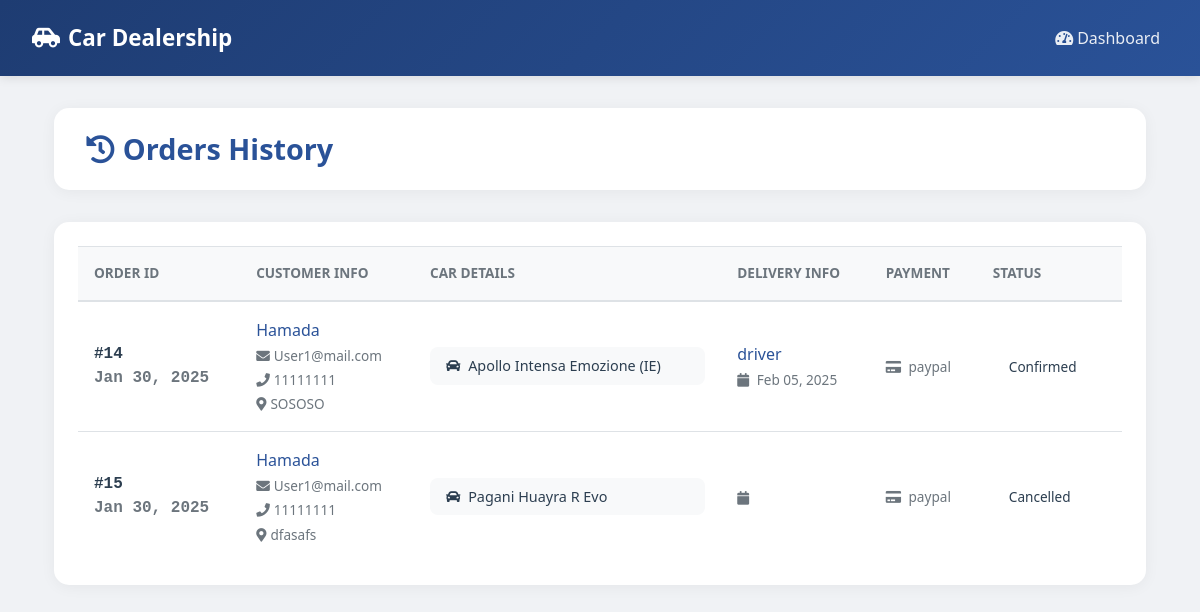
The app's page /orders_history/ with its own data.
### myproject/models.py (models this page shows, shortened)
class Order(models.Model):
    STATUS_CHOICES = [
        ('pending', 'Pending'),
        ('processing', 'Processing'),
        ('shipped', 'Shipped'),
        ('delivered', 'Delivered'),
    ]
    customer = models.ForeignKey(Customer, on_delete=models.CASCADE)
    car = models.ForeignKey(Car, on_delete=models.CASCADE)
    staff = models.ForeignKey(Staff, on_delete=models.SET_NULL, null=True, blank=True)
    driver = models.ForeignKey(Driver, on_delete=models.SET_NULL, null=True, blank=True)
    order_date = models.DateTimeField(auto_now_add=True)
    delivery_date = models.DateTimeField(null=True, blank=True)
    status = models.CharField(max_length=50, choices=STATUS_CHOICES, default='pending')
    address = models.CharField(max_length=255)
    payment_method = models.CharField(max_length=50)
    _observers = []

class Customer(models.Model):
    user = models.OneToOneField(User, on_delete=models.CASCADE, primary_key=True)
    full_name = models.CharField(max_length=100, default="Unknown")
    phone_number = models.CharField(max_length=15, default="")

class User(AbstractBaseUser):
    ROLE_CHOICES = [
        ("admin", "Admin"),
        ("staff", "Dealership Staff"),
        ("driver", "Delivery Driver"),
        ("customer", "Customer"),
    ]
    email = models.EmailField(unique=True)
    role = models.CharField(max_length=20, choices=ROLE_CHOICES)
    is_active = models.BooleanField(default=True)
    is_staff = models.BooleanField(default=False)
    objects = UserManager()
    USERNAME_FIELD = "email"
    REQUIRED_FIELDS = ["role"]

class Car(models.Model):
    CATEGORY_CHOICES = [
        ("american", "American"),
        ("german", "German"),
        ("japanese", "Japanese"),
        ("italian", "Italian"),
    ]
    make = models.CharField(max_length=100)
    model = models.CharField(max_length=100)
    category = models.CharField(max_length=20, choices=CATEGORY_CHOICES)
    description = models.TextField(blank=True, null=True)
    price = models.DecimalField(max_digits=10, decimal_places=2)
    stock = models.PositiveIntegerField(default=0)
    type = models.CharField(max_length=50, default="sedan")
    transmission = models.CharField(max_length=50, default="automatic")
    gas = models.CharField(max_length=50, default="50")
    power = models.CharField(max_length=50, default="0")
    year = models.CharField(max_length=4, default="2020")

class Driver(models.Model):
    user = models.OneToOneField(User, on_delete=models.CASCADE, primary_key=True)
    full_name = models.CharField(max_length=100, default="Unknown")
    phone_number = models.CharField(max_length=15, default="")
    license_number = models.CharField(max_length=50)

### myproject/views.py (the view)
# urls.py: path('orders_history/', views.orders_history, name='orders_history'),
def orders_history(request):
    completed_orders = Order.objects.exclude(status='pending')
    return render(request, 'orders_history.html', {
        'completed_orders': completed_orders,
    })

### myproject/templates/orders_history.html (shortened to what this page needs)
<!DOCTYPE html>
{% load static %}
<html lang="en">
<head>
    <link href="https://stackpath.bootstrapcdn.com/bootstrap/4.5.2/css/bootstrap.min.css" rel="stylesheet">
    <link href="https://cdnjs.cloudflare.com/ajax/libs/font-awesome/5.15.4/css/all.min.css" rel="stylesheet">
</head>
<body>
    <nav class="navbar navbar-expand-lg">
        <a class="navbar-brand" href="#">
            <i class="fas fa-car-side mr-2"></i>Car Dealership
        </a>
        <div class="collapse navbar-collapse" id="navbarNav">
            <ul class="navbar-nav ml-auto">
                <li class="nav-item">
                    <a class="nav-link" href="{% url 'staff_dashboard' %}">
                        <i class="fas fa-tachometer-alt mr-1"></i>Dashboard
                    </a>
                </li>
            </ul>
        </div>
    </nav>
    <div class="container">
        <div class="page-header">
            <h2><i class="fas fa-history mr-2"></i>Orders History</h2>
        </div>
        <div class="table-container">
            <div class="table-responsive">
                <table class="table">
                    <thead>
                        <tr>
                            <th>Order ID</th>
                            <th>Customer Info</th>
                            <th>Car Details</th>
                            <th>Delivery Info</th>
                            <th>Payment</th>
                            <th>Status</th>
                        </tr>
                    </thead>
                    <tbody>
                        {% for order in completed_orders %}
                        <tr>
                            <td data-label="Order ID" class="order-id">
                                #{{ order.id }}
                                <div class="date-cell">{{ order.order_date|date:"M d, Y" }}</div>
                            </td>
                            <td data-label="Customer Info">
                                <div class="customer-info">
                                    <span class="customer-name">{{ order.customer.full_name }}</span>
                                    <span class="customer-detail">
                                        <i class="fas fa-envelope mr-1"></i>{{ order.customer.user.email }}
                                    </span>
                                    <span class="customer-detail">
                                        <i class="fas fa-phone mr-1"></i>{{ order.customer.phone_number }}
                                    </span>
                                    <span class="customer-detail">
                                        <i class="fas fa-map-marker-alt mr-1"></i>{{ order.address }}
                                    </span>
                                </div>
                            </td>
                            <td data-label="Car Details">
                                <div class="car-details">
                                    <i class="fas fa-car mr-1"></i>
                                    {{ order.car.make }} {{ order.car.model }}
                                </div>
                            </td>
                            <td data-label="Delivery Info">
                                <div class="customer-info">
                                    <span class="customer-name">{{ order.driver.full_name }}</span>
                                    <span class="customer-detail">
                                        <i class="fas fa-calendar mr-1"></i>
                                        {{ order.delivery_date|date:"M d, Y" }}
                                    </span>
                                </div>
                            </td>
                            <td data-label="Payment">
                                <span class="customer-detail">
                                    <i class="fas fa-credit-card mr-1"></i>
                                    {{ order.payment_method }}
                                </span>
                            </td>
                            <td data-label="Status">
                                <span class="status-badge status-{{ order.status|lower }}">
                                    {{ order.status }}
                                </span>
                            </td>
                        </tr>
                        {% endfor %}
                    </tbody>
                </table>
            </div>
        </div>
    </div>
</body>
</html>

### myproject/templates/orders_history.html (style rules this page uses)
:root { --primary-color: #2a5298; --secondary-color: #1e3c72; --accent-color: #f0f2f5; --text-primary: #2c3e50; --text-secondary: #6c757d; }
body { background-color: var(--accent-color); font-family: 'Segoe UI', Tahoma, Geneva, Verdana, sans-serif; color: var(--text-primary); }
.navbar { background: linear-gradient(135deg, var(--secondary-color) 0%, var(--primary-color) 100%); padding: 1rem 2rem; box-shadow: 0 2px 10px rgba(0,0,0,0.1); }
.navbar-brand { font-weight: 600; font-size: 1.4rem; color: white !important; }
.nav-link { color: rgba(255,255,255,0.9) !important; font-weight: 500; transition: all 0.3s ease; }
.container { margin-top: 2rem; padding: 0 1.5rem; }
.page-header { background: white; padding: 1.5rem 2rem; border-radius: 15px; box-shadow: 0 2px 15px rgba(0,0,0,0.05); margin-bottom: 2rem; display: flex; justify-content: space-between; align-items: center; }
.page-header h2 { margin: 0; color: var(--primary-color); font-weight: 600; font-size: 1.8rem; }
.table-container { background: white; padding: 1.5rem; border-radius: 15px; box-shadow: 0 2px 15px rgba(0,0,0,0.05); }
.table { margin-bottom: 0; }
.table thead th { background-color: #f8f9fa; border-bottom: 2px solid #dee2e6; color: var(--text-secondary); font-weight: 600; text-transform: uppercase; font-size: 0.85rem; padding: 1rem; }
.table td { padding: 1rem; vertical-align: middle; color: var(--text-primary); }
.table tbody tr { transition: all 0.3s ease; }
.status-badge { padding: 0.5rem 1rem; border-radius: 50px; font-weight: 500; font-size: 0.85rem; text-transform: capitalize; }
.order-id { font-family: monospace; font-weight: 600; color: var(--primary-color); }
.customer-info { display: flex; flex-direction: column; gap: 0.25rem; }
.customer-name { font-weight: 500; color: var(--primary-color); }
.customer-detail { font-size: 0.85rem; color: var(--text-secondary); }
.car-details { background: #f8f9fa; padding: 0.5rem 1rem; border-radius: 8px; font-size: 0.9rem; }
.date-cell { white-space: nowrap; color: var(--text-secondary); }

### records on screen
Order: id "14", order_date "Jan 30, 2025", customer.full_name "Hamada", customer.user.email "User1@mail.com", customer.phone_number "11111111", address "SOSOSO", car.make "Apollo", car.model "Intensa Emozione (IE)", driver.full_name "driver", delivery_date "Feb 05, 2025", payment_method "paypal", status "Confirmed"
Order: id "15", order_date "Jan 30, 2025", customer.full_name "Hamada", customer.user.email "User1@mail.com", customer.phone_number "11111111", address "dfasafs", car.make "Pagani", car.model "Huayra R Evo", payment_method "paypal", status "Cancelled"
